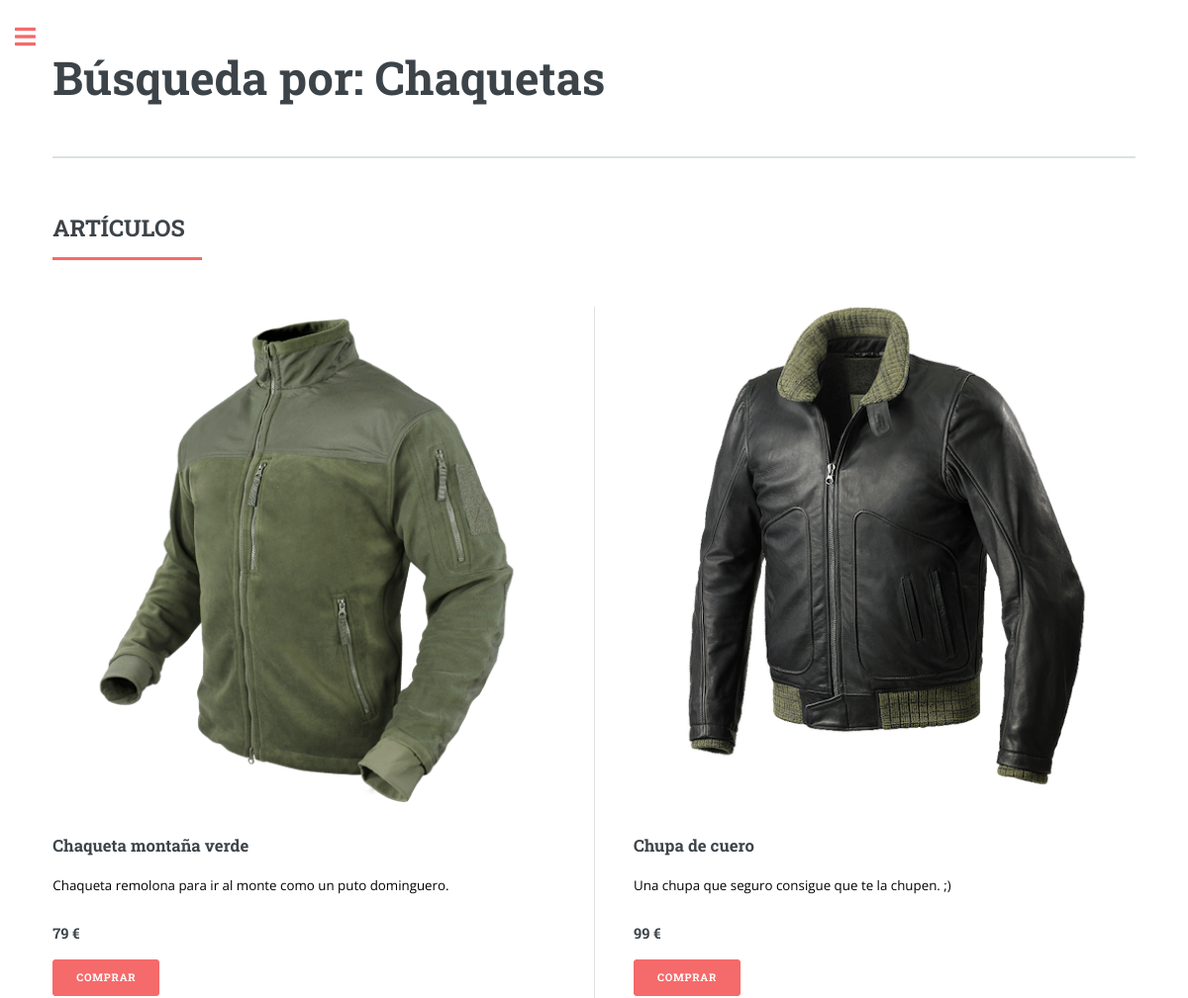
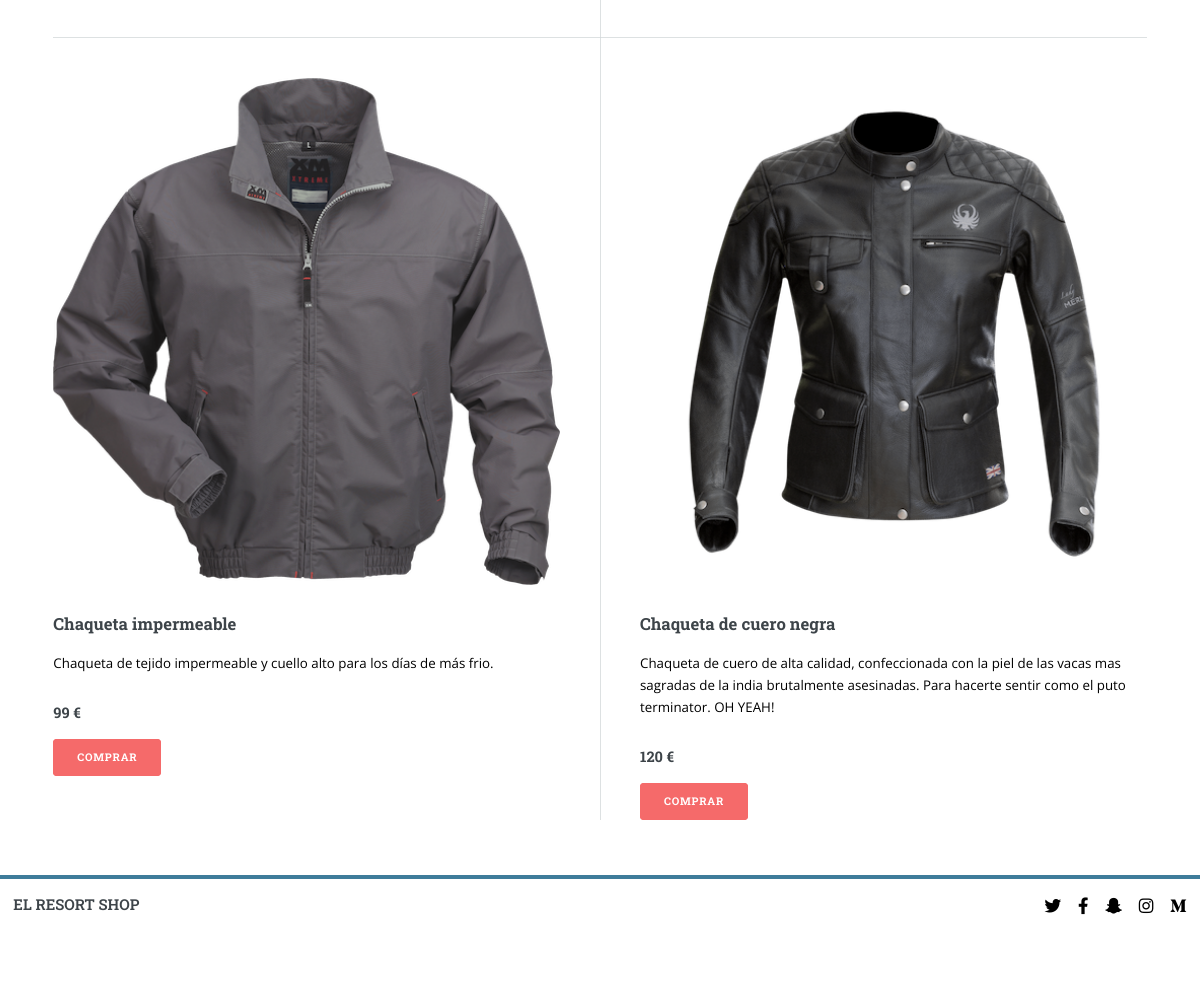
The page /elresortShop/Hombre/Chaquetas/ on the database its author committed (2 pictures, top to bottom).
### appelresortShop/models.py (models this page shows, shortened)
class Item(models.Model):
        nombre = models.CharField(max_length=50) #ATENCIÓN!! cada item subido tiene que estar en una colección
        descripcion = models.TextField(default="")
        categoria = models.CharField(max_length=50) # Pantalón, Falda, Camiseta, Camisa...
        precio = models.IntegerField()
        oferta = models.ForeignKey(Oferta, on_delete=models.CASCADE)
        fecha_insertado = models.DateField() # Fecha en la que fue insertado
        imagen = models.ImageField(upload_to ='uploads/') # Imagen del item
        COLORES = (
        ('Bl', 'Blanco'),
        ('N', 'Negro'),
        ('Rj', 'Rojo'),
        ('Rs', 'Rosa'),
        ('Am', 'Amarillo'),
        ('Nj', 'Naranja'),
        ('Az', 'Azul'),
        ('Mrr', 'Marrón'),
        ('Mor', 'Morado'),
        ('V', 'Verde'),
        ('Gr', 'Gris'),
        )
        GENEROS = (      # Mirar documentación de 'choices' en https://docs.djangoproject.com/en/3.1/topics/db/models/
        ('M', 'Hombre'),
        ('F', 'Mujer'),
        ('U', 'Unisex'),
        )
        color = models.CharField(max_length=3, choices=COLORES) # Color del item
        genero = models.CharField(max_length=1, choices=GENEROS)

### appelresortShop/views.py (the view)
# urls.py: path('<str:genero>/<str:tipo>/', views.articulos, name = 'articulos'), # El ultimo por que sino coge por defecto el str:genero como cualquier cadena que se meta
def articulos(request, genero, tipo):
    items = Item.objects.all()
    lista_items = []
    if genero == 'Hombre':
        genero = 'M'
    elif genero == 'Mujer':
        genero = 'F'
    if tipo == 'Jerseis':
        tipo = 'Jerséis'
    elif tipo == 'Banadores':
        tipo = 'Bañadores y ropa de baño'
    for i in items:
        if(i.categoria== tipo and i.genero == genero):
            lista_items.append(i)
    context = {"lista_items": lista_items, "nombre_categoria": tipo}
    return render(request, 'articulos.html', context)

### appelresortShop/templates/articulos.html
{% extends "base.html" %}
{% load static %}
		{% block cabecera %}
		<header id="header">
			<a href="{% url 'index' %}" class="logo"><strong>EL RESORT SHOP</strong></a>
			<ul class="icons">
				<li><a href="#" class="icon brands fa-twitter"><span class="label">Twitter</span></a></li>
				<li><a href="#" class="icon brands fa-facebook-f"><span class="label">Facebook</span></a></li>
				<li><a href="#" class="icon brands fa-snapchat-ghost"><span class="label">Snapchat</span></a></li>
				<li><a href="#" class="icon brands fa-instagram"><span class="label">Instagram</span></a></li>
				<li><a href="#" class="icon brands fa-medium-m"><span class="label">Medium</span></a></li>
			</ul>
		</header>
		{% endblock %}
	{% block banner %}
		<section id="banner">
			<div class="content">
				<header>
					<h1>Búsqueda por: {{nombre_categoria}}<br /></h1>
				</header>
			</div>
		</section>
	{% endblock %}
	{% block seccion1 %}
	<section>
		<header class="major">
			<h2>ARTÍCULOS</h2>
		</header>
		<div class="posts">
			{% if lista_items %}
				{% for i in lista_items %}
				<article>
					{% if i.imagen %}
					<a href="{% url 'producto' i.id %}" class="image"><img src="{{ i.imagen.url }}" alt="" /></a>
					{% endif %}
					<h3>{{i.nombre }}</h3>
					<p>{{i.descripcion}}</p>
					<h4>{{i.precio}} €</h4>
					<ul class="actions">
						<li><a href="{% url 'producto' i.id %}" class="button">Comprar</a></li>
					</ul>
				</article>
				{% endfor %}
			{% else %}
			<article>
				<h3>NO HAY ITEMS</h3>
				<p>Actualmente no disponemos de artículos tipo {{nombre_categoria}}.</p>
			</article>
			{% endif %}
		</div>
	</section>
	{% endblock %}

### rows shown on the page
Item: imagen (picture), nombre "Chaqueta montaña verde", descripcion "Chaqueta remolona para ir al monte como un puto dominguero.", precio "79"
Item: imagen (picture), nombre "Chupa de cuero", descripcion "Una chupa que seguro consigue que te la chupen. ;)", precio "99"
Item: imagen (picture), nombre "Chaqueta impermeable", descripcion "Chaqueta de tejido impermeable y cuello alto para los días de más frio.", precio "99"
Item: imagen (picture), nombre "Chaqueta de cuero negra", descripcion "Chaqueta de cuero de alta calidad, confeccionada con la piel de las vacas mas sagradas de la india brutalmente asesinadas. Para hacerte sentir como el puto terminator. OH YEAH!", precio "120"

### other values the page prints
{{ nombre_categoria }} "Chaquetas"
